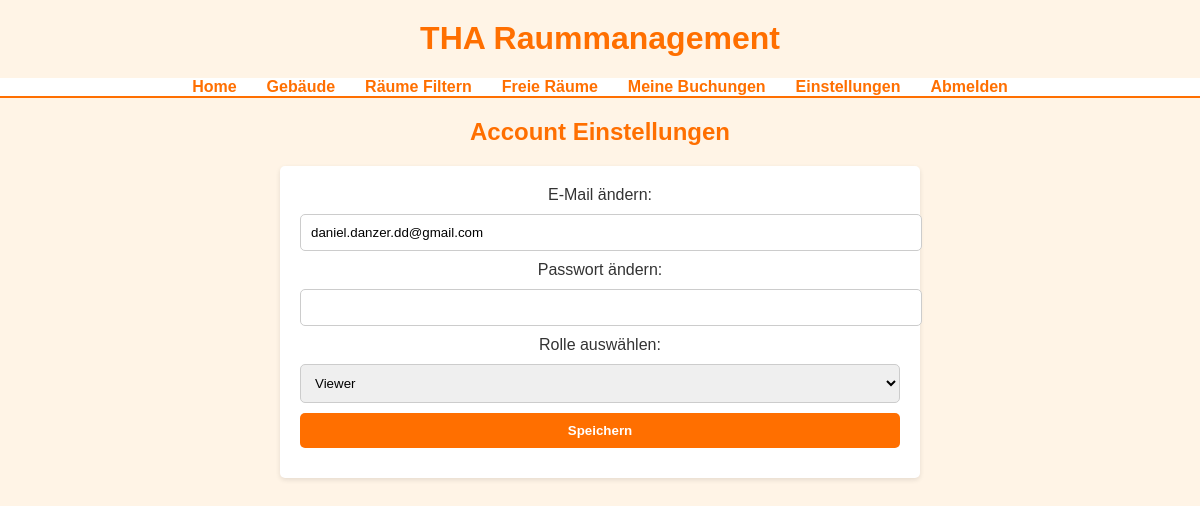
Before: /settings/ (signed in) with the older database file.
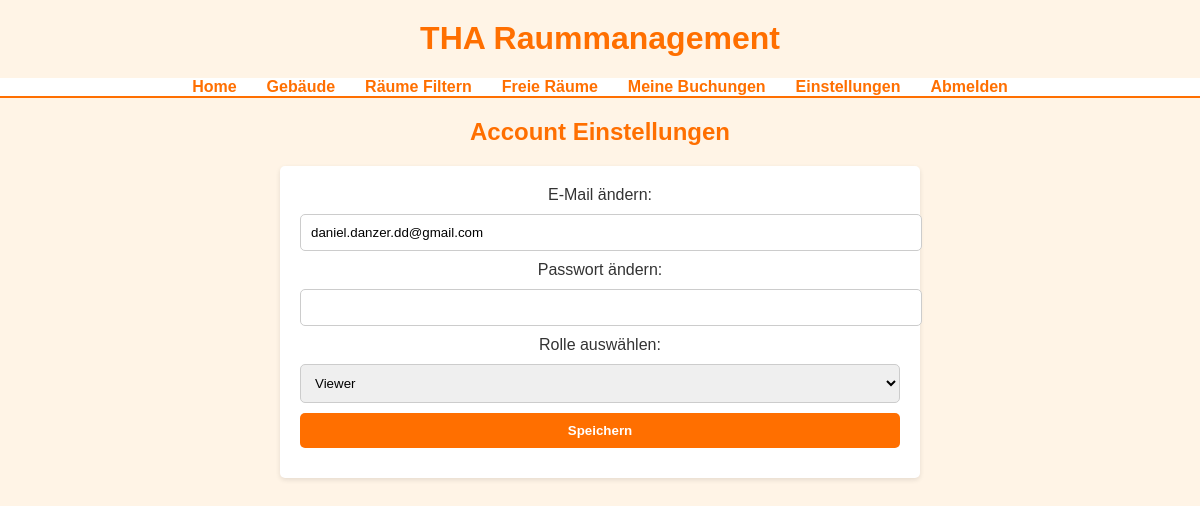
After: the same page with the newer database file.
### rooms/models.py (models this page shows, shortened)
class UserAccount(AbstractBaseUser, PermissionsMixin):
    ROLE_CHOICES = [
        ('viewer', 'Viewer'),
        ('planner', 'Planner')
    ]
    email = models.EmailField(unique=True)
    username = models.CharField(max_length=100, unique=True)
    role = models.CharField(max_length=50, choices=ROLE_CHOICES, default='viewer')
    is_active = models.BooleanField(default=True)
    is_staff = models.BooleanField(default=False)  # Required for admin access
    objects = UserAccountManager()
    USERNAME_FIELD = 'email'
    REQUIRED_FIELDS = ['username']

### rooms/views.py (the view, shortened to what this page needs)
# urls.py: path('settings/', views.account_settings, name='account_settings'),
@login_required
def account_settings(request):
    return render(request, 'account_settings.html')

### rooms/templates/account_settings.html (shortened to what this page needs)
{% extends 'base.html' %}
{% block content %}
<h2>Account Einstellungen</h2>
<form method="post">
    <label for="email">E-Mail ändern:</label>
    <input type="email" id="email" name="email" value="{{ request.user.email }}">
    <label for="password">Passwort ändern:</label>
    <input type="password" id="password" name="password">
    <label for="role">Rolle auswählen:</label>
    <select id="role" name="role">
        <option value="viewer" {% if request.user.role == "viewer" %}selected{% endif %}>Viewer</option>
    </select>
    <button type="submit">Speichern</button>
</form>
{% endblock %}

Changed rows visible on the page:
changed UserAccount "daniel.danzer.dd@gmail.com": role (not shown) → "Viewer"
Other visible differences:
form field role: "Viewer" → (not shown)
